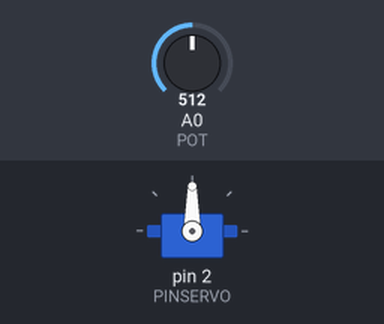
This sketch was run on a simulated Arduino Uno, built with avr-gcc and run on an emulated ATmega328P. Parts: servo. The inputs (shaded band) are chosen by the test bench; at power-on: A0 (POT) = 512.

Above: at 1.2 s.
1.3 s: A0 (POT) set to 716
At 2.1 s:
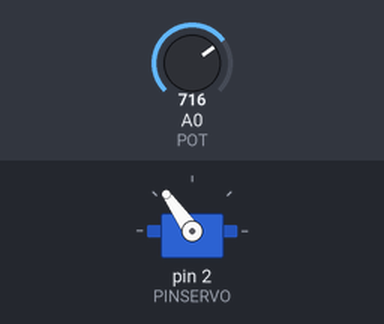
2.8 s: A0 (POT) set to 900
At 3.1 s:
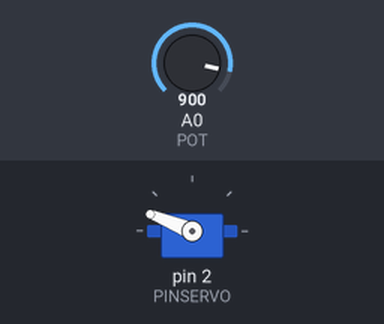
4.3 s: A0 (POT) set to 1023
At 5.4 s:
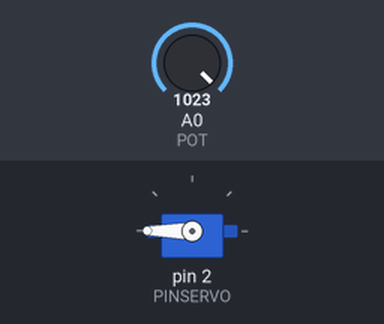
5.8 s: A0 (POT) set to 306
At 6.4 s:
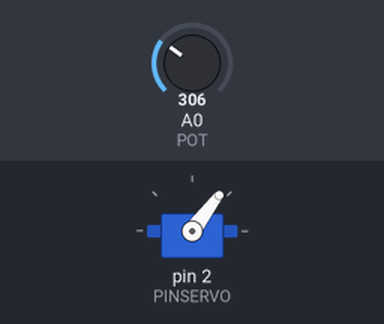
7.3 s: A0 (POT) set to 122
At 8.6 s:
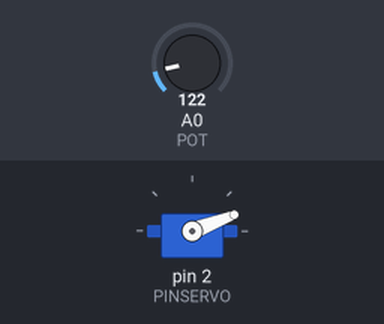
Timing chart, 0 to 9.8 s (numbered marks = the images above; inputs shaded):
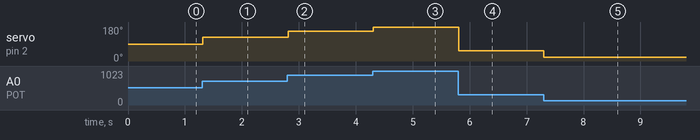

Measured:
- after the input at 1.3 s, servo on pin 2 (PINSERVO): 90° → 125° at once
- after the input at 2.8 s, servo on pin 2 (PINSERVO): 125° → 158° at once
- after the input at 4.3 s, servo on pin 2 (PINSERVO): 158° → 180° at once
- after the input at 5.8 s, servo on pin 2 (PINSERVO): 180° → 53° at once
- after the input at 7.3 s, servo on pin 2 (PINSERVO): 53° → 21° at once

The sketch:

servo.ino
```cpp
#include <Servo.h>

 Servo servo1;
 int PINSERVO = 2;
 int PULSOMIN= 500;
 int PULSOMAX = 2500;
 int VALORPOT;
 int ANGULO;
 int POT=0;//pin Analogico 0

void setup() {
  //servo
  servo1.attach(PINSERVO,PULSOMIN,PULSOMAX);

  //las entradas analogicas no requieren inicializacion
}

void loop() {
  //leer valor de la entrada analogica (analogRead devuelve valores en el rango 0-1023)
  VALORPOT=analogRead(POT);

  //map recibe un valor en el rango 0-1023 y devuelve el equivalente en grados 0-180
  ANGULO=map(VALORPOT, 0, 1023, 0, 180);
  servo1.write(ANGULO);
  delay(20);//se le da tiempo al servo para cambiar de pocision
}
```
